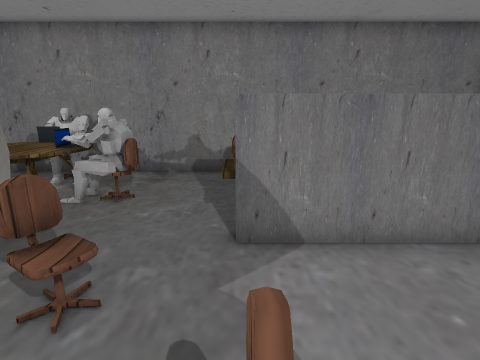
view 1 (above)

16 first-person views from a walk through a scene from a Unity 3-D project. The camera is 1.3 m above the floor, tilts 14° down and sees 80° across. The floor is counted in squares, 0.5 m on a side. Each view is taken from the middle of a square. On the plan, view 1 faces up. The plan holds only what a view shows up to about 19 squares ahead; the rest is blank. The place goes on beyond the plan. Some animated figures are left out. Some surface patterns are stand-ins.

view 2
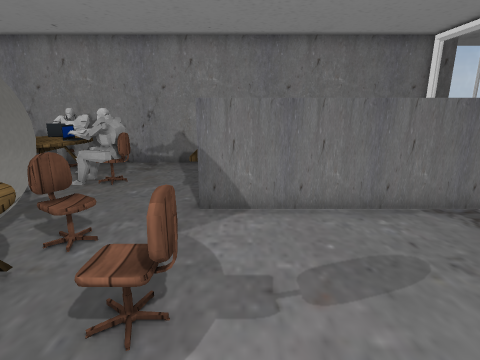

view 3
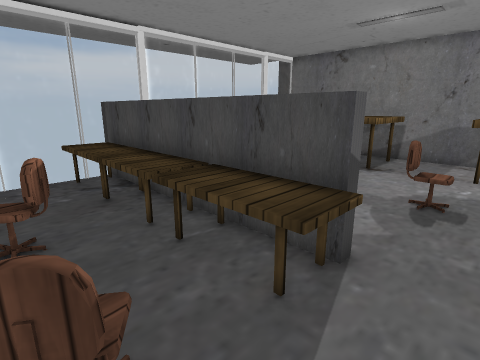

view 4
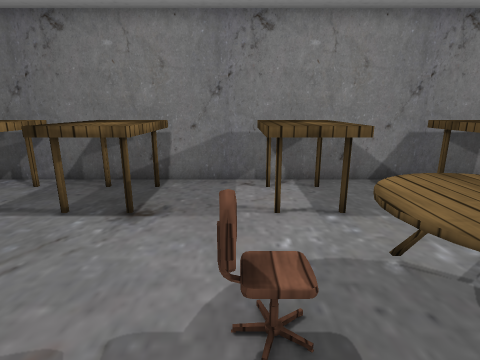

view 5
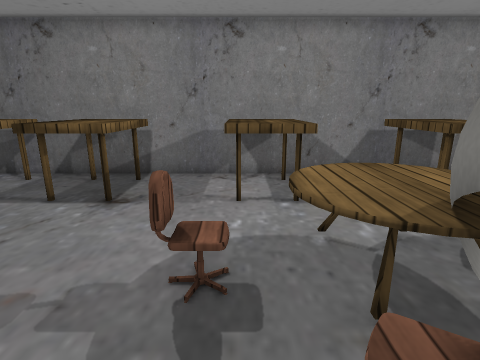

view 6
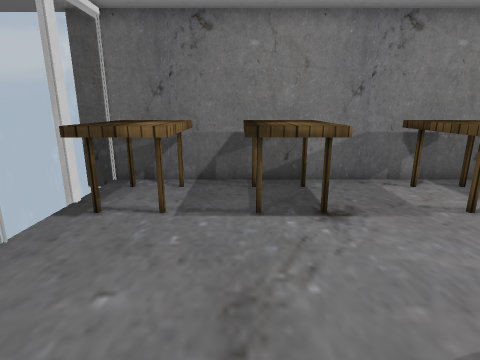

view 7
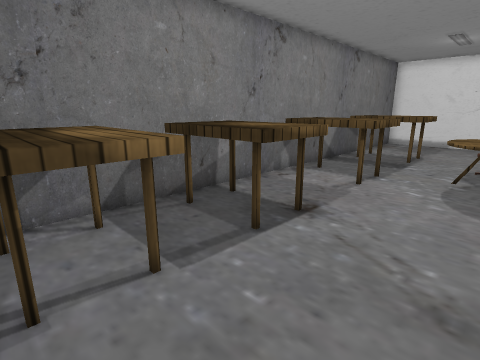

view 8
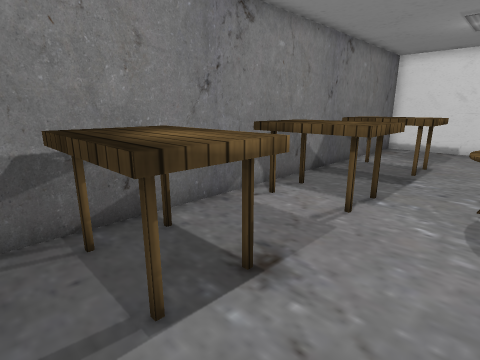

view 9
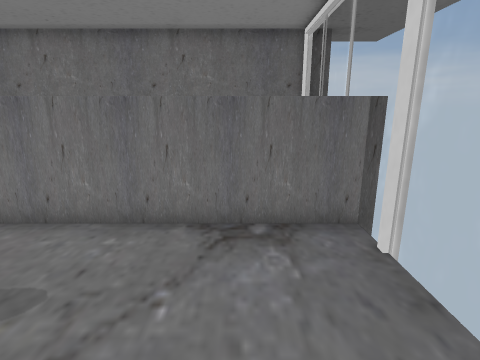

view 10
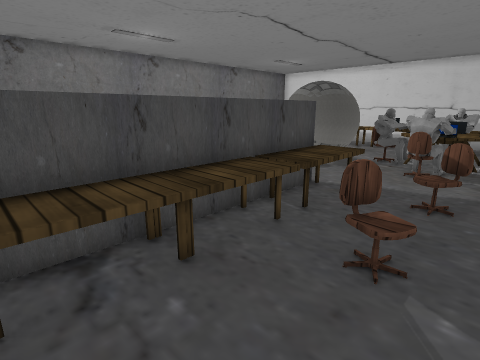

view 11
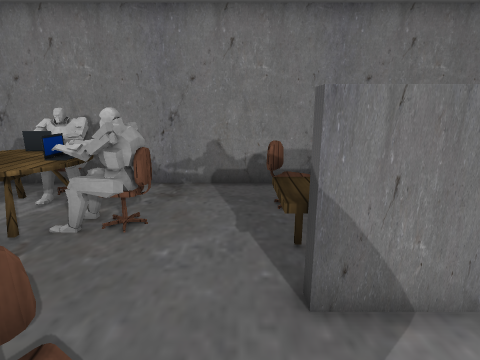

view 12
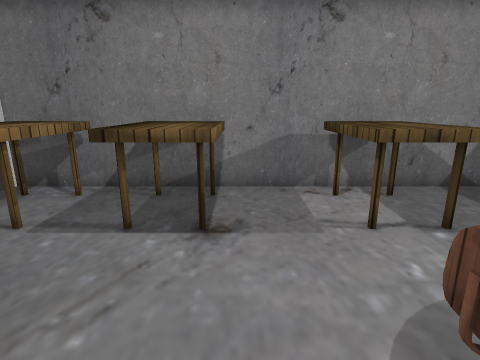

view 13
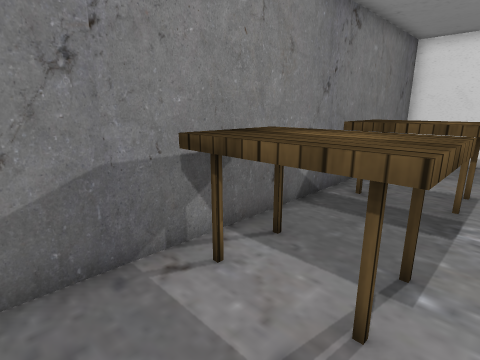

view 14
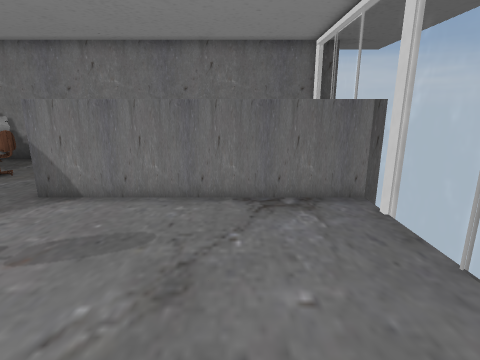

view 15
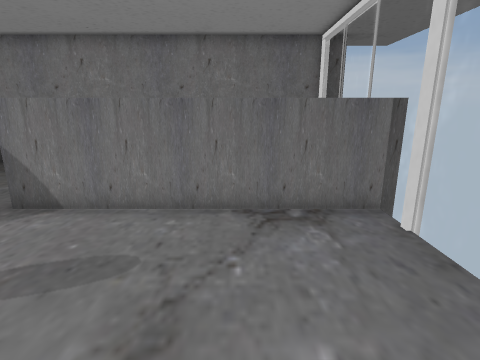

view 16
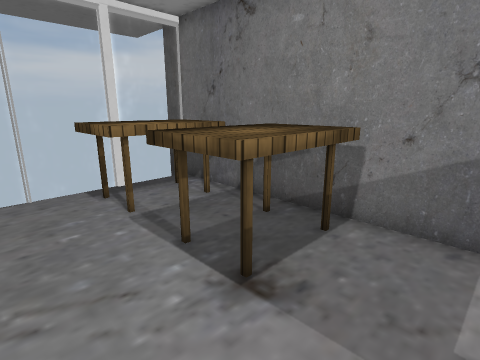

### Floor plan
Key: @ floor where view 1 was taken; # wall or solid block; . floor; = window, fence, low wall or low ledge; O other object.
Columns run from 8 left of view 1 to 11 right of it. Each row starts with its distance up from view 1.
 12 #OO#################
 11  OO............  .
 10  OOO....O.......
  9 OOOOOO..=...O.....=
  8 OOOOOO............=
  7    O....OOOOOOOOOO=
  6  OO.....OOOOOOOOOO#
  5  O###...###########
  4  ####O............#
  3     # ............=
  2  ####OO...........=
  1   O#OOO.O.........=
  0  .OOOOO.@.........
 -1  ...OO............=
 -2 OO....OO...OO...O =
 -3 OOO..OOO..OOOO.OOO=
 -4 OOO..OOO..OOOO.OOO#
 -5 OOO..OOO..OOOO.OOO=
 -6 OOO  OOO..#OOO.OOO
 -7 ####################

Where each view was taken, in squares from view 1:
view 1: 0 up, 0 right, facing up
view 2: 2 down, 1 right, facing up
view 3: 10 up, 2 left, facing down-right
view 4: 4 up, 0 right, facing down
view 5: 5 up, 1 left, facing down
view 6: 4 up, 5 right, facing down
view 7: 1 up, 9 right, facing down-left
view 8: 0 up, 6 right, facing down-left
view 9: 1 down, 7 right, facing up
view 10: 11 up, 9 right, facing down-left
view 11: 2 up, 1 left, facing up
view 12: 3 up, 2 right, facing down
view 13: 2 down, 2 right, facing down-left
view 14: 3 down, 6 right, facing up
view 15: 2 down, 6 right, facing up
view 16: 0 up, 0 right, facing down-right
